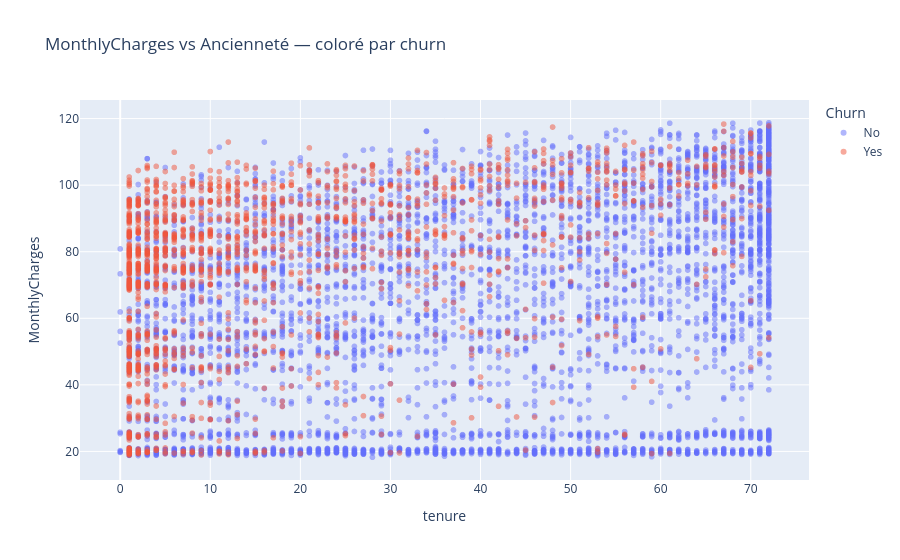

The notebook cell this image was saved under:
### Markdown cell above
## 6. MonthlyCharges vs tenure — scatter par churn

### Code cell
fig = px.scatter(
    df, x='tenure', y='MonthlyCharges',
    color='Churn',
    color_discrete_map={'Yes': '#EF553B', 'No': '#636EFA'},
    title='MonthlyCharges vs Ancienneté — coloré par churn',
    opacity=0.5,
    hover_data=['Contract', 'InternetService']
)
fig.show()

### Figure 1 — Plotly figure (JSON) as saved in the notebook; plotly's stock layout.template omitted (floating-point values rounded to 4 significant figures; data arrays with more than 128 entries replaced by an {"elided": "..."} marker saying what was removed)
{"data": [{"customdata": {"elided": "5174x2 str values"}, "hovertemplate": "Churn=No<br>tenure=%{x}<br>MonthlyCharges=%{y}<br>Contract=%{customdata[0]}<br>InternetService=%{customdata[1]}<extra></extra>", "legendgroup": "No", "marker": {"color": "#636EFA", "opacity": 0.5, "symbol": "circle"}, "mode": "markers", "name": "No", "showlegend": true, "type": "scattergl", "x": {"elided": "5174 int values"}, "xaxis": "x", "y": {"elided": "5174 float values"}, "yaxis": "y"}, {"customdata": {"elided": "1869x2 str values"}, "hovertemplate": "Churn=Yes<br>tenure=%{x}<br>MonthlyCharges=%{y}<br>Contract=%{customdata[0]}<br>InternetService=%{customdata[1]}<extra></extra>", "legendgroup": "Yes", "marker": {"color": "#EF553B", "opacity": 0.5, "symbol": "circle"}, "mode": "markers", "name": "Yes", "showlegend": true, "type": "scattergl", "x": {"elided": "1869 int values"}, "xaxis": "x", "y": {"elided": "1869 float values"}, "yaxis": "y"}], "layout": {"legend": {"title": {"text": "Churn"}, "tracegroupgap": 0}, "title": {"text": "MonthlyCharges vs Ancienneté — coloré par churn"}, "xaxis": {"anchor": "y", "domain": [0, 1], "title": {"text": "tenure"}}, "yaxis": {"anchor": "x", "domain": [0, 1], "title": {"text": "MonthlyCharges"}}}}
